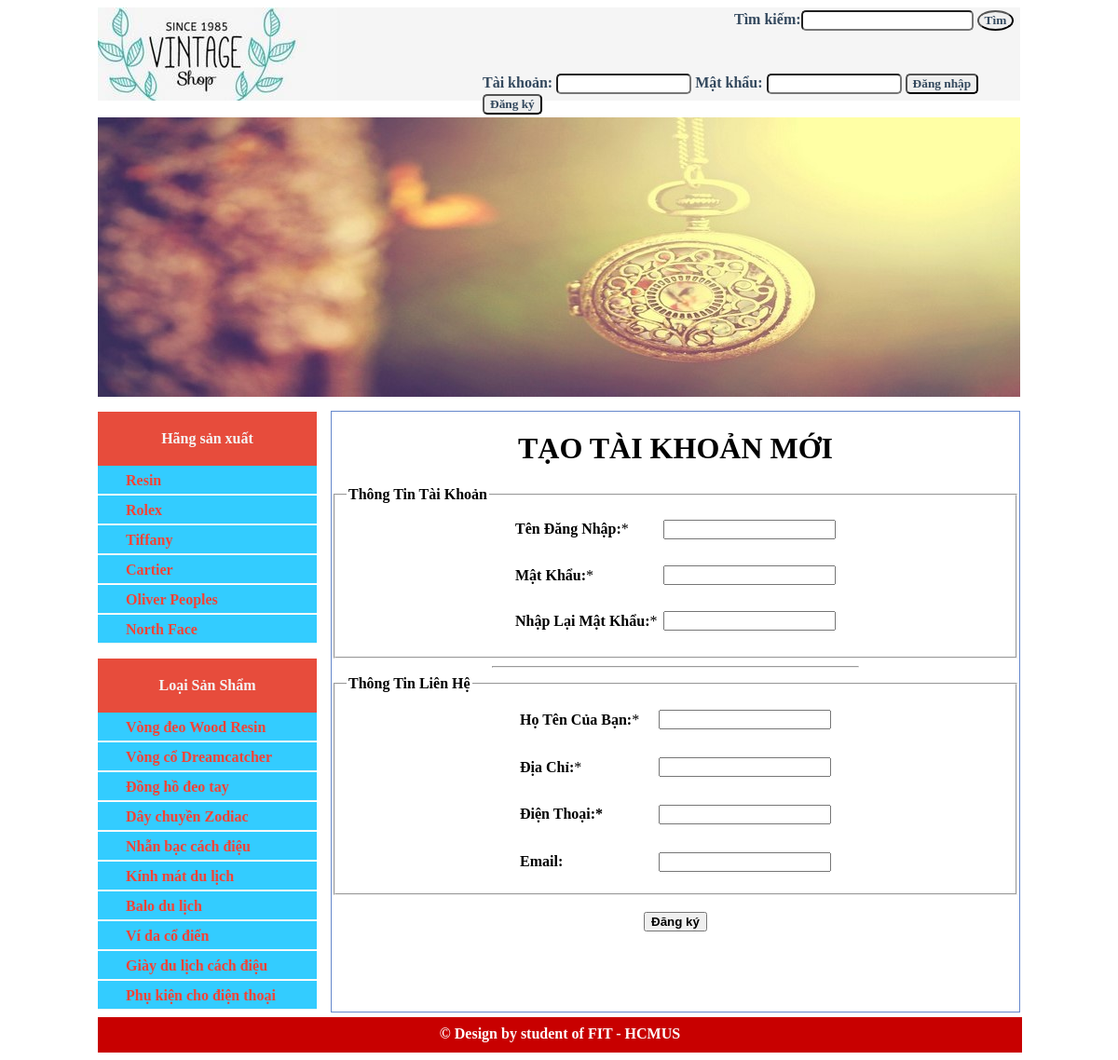
/index.php?a=8, run on the app's committed database.
### tables this page shows
CREATE TABLE IF NOT EXISTS `hangsanxuat` (
  `MaHangSanXuat` int(11) NOT NULL AUTO_INCREMENT,
  `TenHangSanXuat` varchar(64) DEFAULT NULL,
  `LogoURL` varchar(45) DEFAULT NULL,
  `BiXoa` tinyint(1) DEFAULT '0',
  PRIMARY KEY (`MaHangSanXuat`)
);

CREATE TABLE IF NOT EXISTS `loaisanpham` (
  `MaLoaiSanPham` int(11) NOT NULL AUTO_INCREMENT,
  `TenLoaiSanPham` varchar(64) DEFAULT NULL,
  `BiXoa` tinyint(1) DEFAULT '0',
  PRIMARY KEY (`MaLoaiSanPham`)
);

### lib/DataProvider.php (called while the page is built, shortened)
<?php
    include_once "lib/config.php";
    class DataProvider
    {
        public static function ExecuteQuery($sql)
        {
            global $db_host, $db_username, $db_password, $db_name;
            $connection = mysqli_connect($db_host, $db_username, $db_password, $db_name) or
            die ("couldn't connect to localhost");
            mysqli_query($connection, "set names 'utf8'");
            $result = mysqli_query($connection, $sql);
            return $result;
        }
    }
?>

### templates/tempMenu.php (the view)
<dd class="menu">
<a href="<?php echo $url; ?>">
    <?php echo $name; ?>
</a>
</dd>

### modules/mMenuHang.php
<dl>
<dt>Hãng sản xuất</dt>
<?php
    $sql = "SELECT hsx.MaHangSanXuat, hsx.TenHangSanXuat
            FROM HangSanXuat hsx
            WHERE hsx.BiXoa = 0";
    $list = DataProvider::ExecuteQuery($sql);
    while($row = mysqli_fetch_array($list)){
        $name = $row["TenHangSanXuat"];
        $url = "index.php?a=2&id=".$row["MaHangSanXuat"];
        include "templates/tempMenu.php";
    }
?>
</dl>

### modules/mMenuLoai.php
<dl>
<dt>Loại Sản Shẩm</dt>
<?php
    $sql = "SELECT lsp.MaLoaiSanPham, lsp.TenLoaiSanPham
            FROM LoaiSanPham lsp
            WHERE lsp.BiXoa = 0";
    $list = DataProvider::ExecuteQuery($sql);
    while($row = mysqli_fetch_array($list)){
        $name = $row["TenLoaiSanPham"];
        $url = "index.php?a=3&id=".$row["MaLoaiSanPham"];
        include "templates/tempMenu.php";
    }
?>
</dl>

### CSS/style.css (style rules this page uses)
.sidebar dt { text-align:center; color:whitesmoke; background: #e74c3c; padding: 20px; font-weight:bold; margin: 0; }
.sidebar dl dd { border-bottom:1px solid whitesmoke; }
.sidebar dl dd a { color: #F44336; font-weight: bold; padding: 3px 20px; display: block; text-decoration: none; }
.menu { margin: 0px; padding: 0px; }
.menu { margin: 0 0 1px 0; list-style: none; background-color: #33ccff; color: #fff; width: 225px; height: 30px; line-height: 25px; padding-left: 10px; }

### data on the page
hangsanxuat: TenHangSanXuat "Resin"
hangsanxuat: TenHangSanXuat "Rolex"
hangsanxuat: TenHangSanXuat "Tiffany"
hangsanxuat: TenHangSanXuat "Cartier"
hangsanxuat: TenHangSanXuat "Oliver Peoples"
hangsanxuat: TenHangSanXuat "North Face"
loaisanpham: TenLoaiSanPham "Vòng đeo Wood Resin"
loaisanpham: TenLoaiSanPham "Vòng cổ Dreamcatcher"
loaisanpham: TenLoaiSanPham "Đồng hồ đeo tay"
loaisanpham: TenLoaiSanPham "Dây chuyền Zodiac"
loaisanpham: TenLoaiSanPham "Nhẫn bạc cách điệu"
loaisanpham: TenLoaiSanPham "Kính mát du lịch"
loaisanpham: TenLoaiSanPham "Balo du lịch"
loaisanpham: TenLoaiSanPham "Ví da cổ điển"
loaisanpham: TenLoaiSanPham "Giày du lịch cách điệu"
loaisanpham: TenLoaiSanPham "Phụ kiện cho điện thoại"
